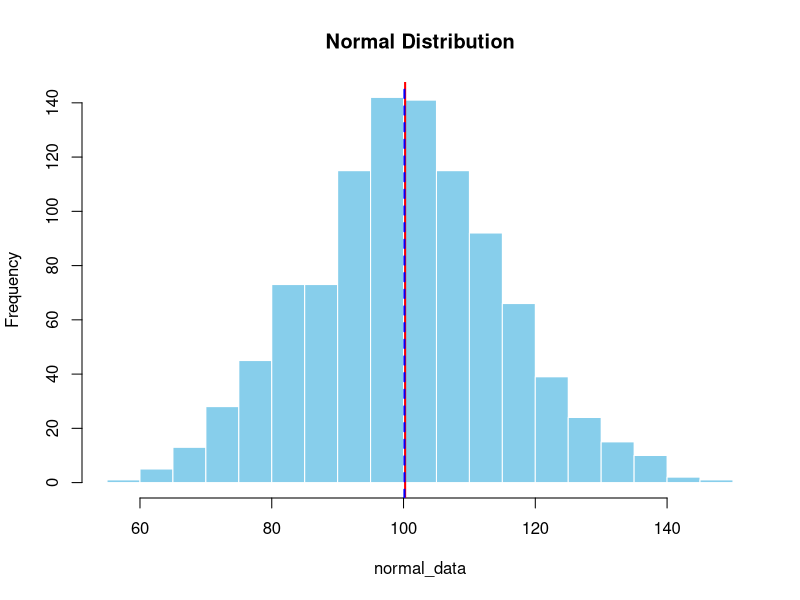
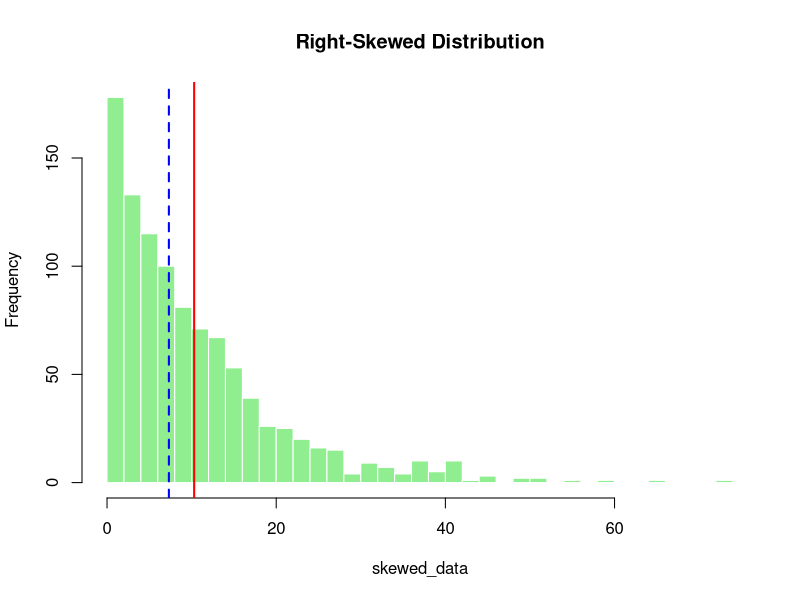
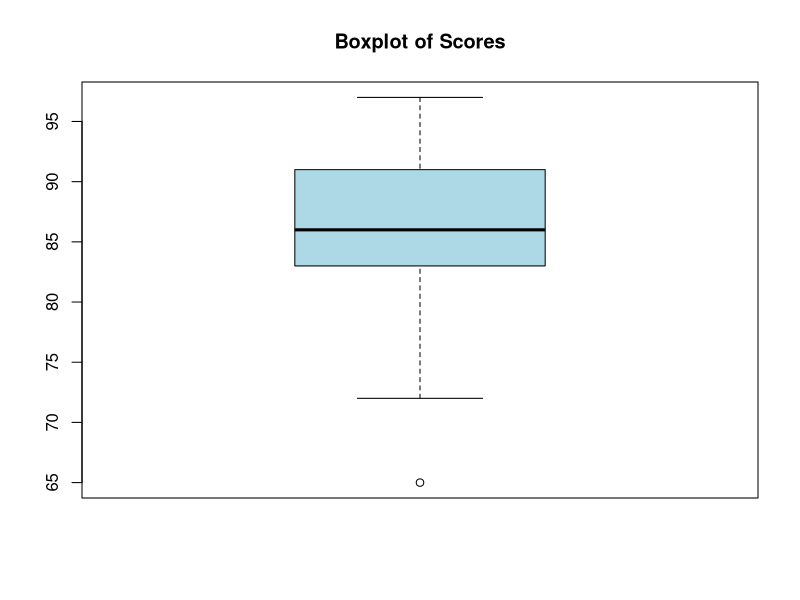
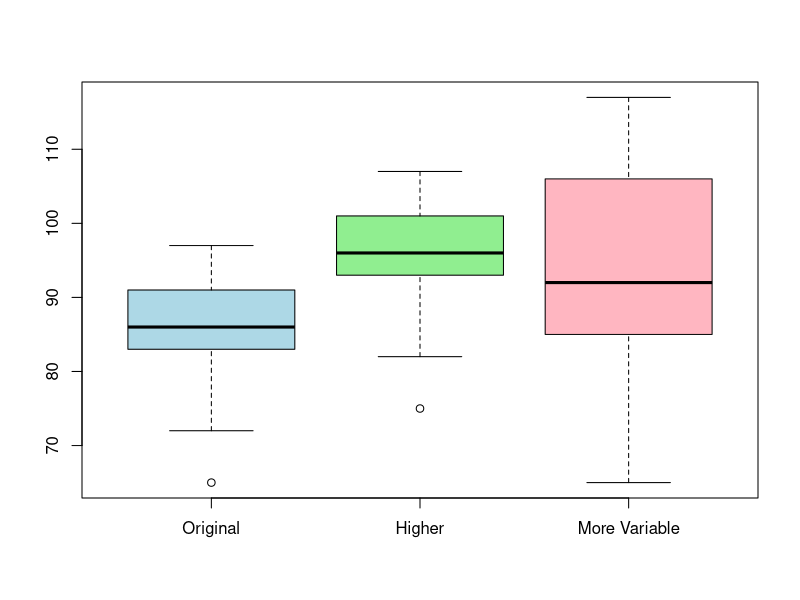
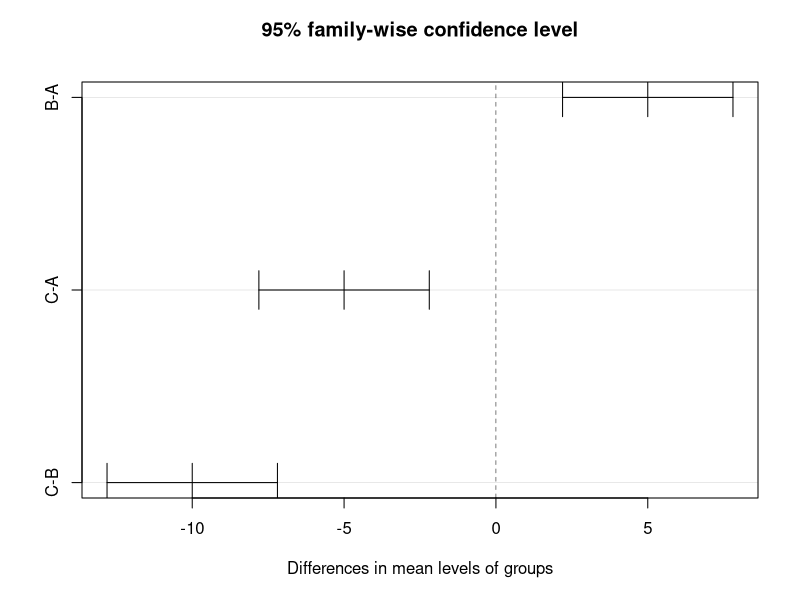

These figures' R source, in order:
## ---- chunk 1
options(htmltools.dir.version = FALSE)
knitr::opts_chunk$set(
  fig.width = 10, fig.height = 6, fig.retina = 3,
  out.width = "100%",
  cache = FALSE,
  echo = TRUE,
  message = FALSE, 
  warning = FALSE,
  hiline = TRUE
)
## ---- chunk 2
# This is a single-line comment
print("Hello, World!") # Comments can also be after code

# Multi-line comments just use multiple # symbols
# Like this
# And this

# ------ Section Break Comment ------
## ---- chunk 3
getwd()
## ---- chunk 4
# Addition
5 + 3

# Subtraction
10 - 7

# Multiplication
4 * 6

# Division
15 / 3

# Exponents (Power)
2^3  # 2 raised to the power of 3
## ---- chunk 5
# Without parentheses
3 + 4 * 2

# With parentheses to change order
(3 + 4) * 2
## ---- chunk 6
# Square root
sqrt(16)

# Absolute value
abs(-42)

# Logarithms
log(10)        # Natural logarithm (base e)
log10(100)     # Base 10 logarithm
log(8, base=2) # Base 2 logarithm

# Trigonometric functions (in radians)
sin(pi/2)
cos(pi)
tan(pi/4)
## ---- chunk 7
# Assign a value to a variable
x <- 10
y <- 5

# Use variables in calculations
x + y
x * y
x / y

# You can also use the = operator for assignment, but <- is preferred
z = 15
z
## ---- chunk 8
# Valid variable names
my_variable <- 10
myVariable <- 20
my.variable <- 30
variable1 <- 40

# Print a variable's value
my_variable
## ---- chunk 9
# Common naming styles:

# snake_case (recommended for R)
first_name <- "John"

# camelCase
firstName <- "John"

# PascalCase 
FirstName <- "John"

# dot.case (less common in modern R)
first.name <- "John"
## ---- chunk 10
# Integers and doubles are both numeric
a <- 10    # This is actually stored as a double
b <- 10.5

# Check the type
class(a)
class(b)

# Force an integer with L suffix
c <- 10L
class(c)
## ---- chunk 11
# Create character strings with quotes
name <- "Alice"
greeting <- 'Hello, world!'

# Check the type
class(name)

# Combining strings
paste("Hello", "there")
paste0("R", "Studio") # paste0 doesn't add spaces

# String length
nchar("Programming")
## ---- chunk 12
# Create logical values
is_correct <- TRUE
has_errors <- FALSE

# Check the type
class(is_correct)

# Logical operations
TRUE & TRUE   # AND: both must be TRUE
TRUE | FALSE  # OR: at least one must be TRUE
!TRUE         # NOT: inverts the value
## ---- chunk 13
# Equal to
5 == 5

# Not equal to
5 != 3

# Greater than
10 > 5

# Less than
3 < 7

# Greater than or equal to
5 >= 5

# Less than or equal to
4 <= 10
## ---- chunk 14
# Create a vector with c()
numbers <- c(2, 4, 6, 8, 10)
fruits <- c("apple", "banana", "cherry")
logicals <- c(TRUE, FALSE, TRUE, TRUE)

# Check the type
class(numbers)
class(fruits)

# Get the length
length(numbers)

# Access elements by position (R uses 1-based indexing)
numbers[1]      # First element
fruits[2]       # Second element
numbers[c(1,3)] # First and third elements
## ---- chunk 15
# Create a vector
vec <- c(10, 20, 30, 40, 50)

# Add a value to each element
vec + 5

# Multiply each element
vec * 2

# Operations between vectors (element-wise)
vec1 <- c(1, 2, 3)
vec2 <- c(10, 20, 30)
vec1 + vec2
vec1 * vec2
## ---- chunk 16
# 1. Create variables height and width
height <- 7
width <- 5

# 2. Calculate the area of a rectangle
area <- height * width
area

# 3. Create a vector of the first 10 even numbers
even_numbers <- c(2, 4, 6, 8, 10, 12, 14, 16, 18, 20)
# Alternative: even_numbers <- seq(2, 20, by=2)

# 4. Calculate mean, min, and max
mean(even_numbers)
min(even_numbers)
max(even_numbers)

# 5. Create a logical vector for numbers > 10
greater_than_10 <- even_numbers > 10
greater_than_10
## ---- chunk 17
# List all available datasets
data()

# Load a specific dataset
data(mtcars)

# Examine the dataset
head(mtcars)
str(mtcars)
## ---- chunk 18
# Create a sample data frame
df <- data.frame(
  id = 1:6,
  gender = c("M", "F", "F", "M", "M", "F"),
  score = c(85, 92, 78, 95, 88, 72)
)

# Subset rows by condition (base R)
males <- df[df$gender == "M", ]
high_scores <- df[df$score > 85, ]

# Subset using dplyr
library(dplyr)
males_dplyr <- filter(df, gender == "M")
high_scores_dplyr <- filter(df, score > 85)

# Select specific columns
names_scores <- df[, c("id", "score")]

# Select using dplyr
names_scores_dplyr <- select(df, id, score)
## ---- chunk 19
# Create a data frame with missing values
df <- data.frame(
  id = 1:5,
  name = c("Alice", "Bob", NA, "David", "Eve"),
  score = c(85, NA, 78, 95, NA)
)

# Count missing values per column
colSums(is.na(df))

# Drop rows with any missing values
df_complete <- na.omit(df)

# Fill missing values with a specific value
df$score[is.na(df$score)] <- 0
## ---- chunk 20
# Create data with duplicates
df_dup <- data.frame(
  id = c(1, 2, 2, 3, 4, 4),
  value = c(10, 20, 20, 30, 40, 40)
)

# Find duplicates
duplicated(df_dup)

# Count duplicates
sum(duplicated(df_dup))

# Remove duplicates (keep first occurrence)
df_unique <- df_dup[!duplicated(df_dup), ]

# Or with dplyr
df_unique_dplyr <- distinct(df_dup)
## ---- chunk 21
# Create data with inconsistent text
df_text <- data.frame(
  id = 1:5,
  category = c("Electronics", "electronics", "ELECTRONICS", "Electronic", "electronic")
)

# Convert to lowercase
df_text$category <- tolower(df_text$category)

# Using stringr for more complex text cleaning
library(stringr)

# Trim whitespace
df_text$category <- str_trim(df_text$category)

# Replace patterns
df_text$category <- str_replace(df_text$category, "electronic", "electronics")
## ---- chunk 22
# Create data with outliers
set.seed(123)
normal_values <- rnorm(99, mean = 100, sd = 10)
outliers <- c(50, 150)
data_with_outliers <- c(normal_values, outliers)

# Identify outliers using IQR method
q1 <- quantile(data_with_outliers, 0.25)
q3 <- quantile(data_with_outliers, 0.75)
iqr <- q3 - q1
lower_bound <- q1 - 1.5 * iqr
upper_bound <- q3 + 1.5 * iqr

# Find outliers
outliers <- data_with_outliers < lower_bound | data_with_outliers > upper_bound
sum(outliers)

# Remove or cap outliers
data_clean <- data_with_outliers[!outliers]
data_capped <- pmin(pmax(data_with_outliers, lower_bound), upper_bound)
## ---- chunk 23
# Data with unclear column names
df_names <- data.frame(
  ID = 1:3,
  F.Name = c("John", "Alice", "Bob"),
  L.Name = c("Smith", "Johnson", "Brown"),
  DOB = c("1990-05-15", "1985-11-30", "1992-08-22")
)

# Rename columns with base R
# names(df_names) <- c("id", "first_name", "last_name", "birth_date")

# Using dplyr
library(dplyr)
df_renamed <- df_names %>%
  rename(
    id = ID,
    first_name = F.Name,
    last_name = L.Name,
    birth_date = DOB
  )
## ---- chunk 24
# Create sample data
df_calc <- data.frame(
  id = 1:3,
  first_name = c("John", "Alice", "Bob"),
  last_name = c("Smith", "Johnson", "Brown"),
  birth_date = c("1990-05-15", "1985-11-30", "1992-08-22"),
  height_cm = c(175, 162, 180),
  weight_kg = c(75, 58, 85)
)

# Create calculated fields
df_calc <- df_calc %>%
  mutate(
    full_name = paste(first_name, last_name),
    birth_date = lubridate::ymd(birth_date),
    age = floor(as.numeric(difftime(Sys.Date(), birth_date, units = "days")) / 365.25),
    bmi = weight_kg / ((height_cm / 100)^2),
    weight_status = case_when(
      bmi < 18.5 ~ "Underweight",
      bmi < 25 ~ "Normal",
      bmi < 30 ~ "Overweight",
      TRUE ~ "Obese"
    )
  )
## ---- chunk 25
# Create a sample dataset
scores <- c(85, 92, 78, 90, 85, 96, 80, 88)

# Calculate the mean
mean(scores)

# Calculate manually
sum(scores) / length(scores)
## ---- chunk 26
# Using the same dataset
scores <- c(85, 92, 78, 90, 85, 96, 80, 88)

# Calculate the median
median(scores)

# With an odd number of values
scores_odd <- c(85, 92, 78, 90, 85, 96, 80)
median(scores_odd)
## ---- chunk 27
# Dataset with a clear mode
scores <- c(85, 92, 78, 90, 85, 96, 80, 85, 88)

# R doesn't have a built-in mode function, so we create one
find_mode <- function(x) {
  unique_x <- unique(x)
  unique_x[which.max(tabulate(match(x, unique_x)))]
}

# Find the mode
find_mode(scores)

# Alternative approach using table
table(scores)
names(which.max(table(scores)))
## ---- chunk 28
# Generate normally distributed data
set.seed(123)
normal_data <- rnorm(1000, mean = 100, sd = 15)

# Calculate measures
mean(normal_data)
median(normal_data)
find_mode(round(normal_data))  # Rounding for practical mode calculation

# Visualize
hist(normal_data, breaks = 30, main = "Normal Distribution",
     col = "skyblue", border = "white")
abline(v = mean(normal_data), col = "red", lwd = 2)
abline(v = median(normal_data), col = "blue", lwd = 2, lty = 2)
## ---- chunk 29
# Generate right-skewed data
set.seed(123)
skewed_data <- rexp(1000, rate = 0.1)

# Calculate measures
mean(skewed_data)
median(skewed_data)
find_mode(round(skewed_data, 1))  # Rounding for practical mode calculation

# Visualize
hist(skewed_data, breaks = 30, main = "Right-Skewed Distribution",
     col = "lightgreen", border = "white")
abline(v = mean(skewed_data), col = "red", lwd = 2)
abline(v = median(skewed_data), col = "blue", lwd = 2, lty = 2)
## ---- chunk 30
# Data: student scores and their weights (credits)
scores <- c(85, 92, 78, 90)
credits <- c(3, 4, 2, 3)

# Calculate weighted mean
weighted.mean(scores, credits)

# Manual calculation
sum(scores * credits) / sum(credits)
## ---- chunk 31
# Data with outliers
data_with_outliers <- c(85, 92, 78, 90, 85, 96, 80, 88, 35, 100)

# Regular mean
mean(data_with_outliers)

# 10% trimmed mean (removes 10% from each end)
mean(data_with_outliers, trim = 0.1)

# 20% trimmed mean
mean(data_with_outliers, trim = 0.2)
## ---- chunk 32
# Growth multipliers (e.g., 1.05 = 5% growth)
growth_rates <- c(1.03, 1.06, 1.04, 1.07, 1.02)

# Geometric mean
geometric_mean <- prod(growth_rates)^(1/length(growth_rates))
geometric_mean

# Using exp() and log()
exp(mean(log(growth_rates)))
## ---- chunk 33
# Speeds in different segments (mph)
speeds <- c(40, 60, 30, 50)

# Harmonic mean
harmonic_mean <- length(speeds) / sum(1/speeds)
harmonic_mean
## ---- chunk 34
# Score groups and their frequencies
scores <- c(50, 60, 70, 80, 90)
frequencies <- c(5, 8, 15, 10, 2)

# Weighted mean (equivalent to mean of ungrouped data)
weighted.mean(scores, frequencies)

# Alternative calculation
sum(scores * frequencies) / sum(frequencies)
## ---- chunk 35
# Sample data
scores <- c(65, 72, 83, 85, 86, 89, 91, 92, 97)

# Calculate range
range_value <- max(scores) - min(scores)
range_value

# R's range() function returns min and max
range(scores)
## ---- chunk 36
# Calculate quartiles
quartiles <- quantile(scores, probs = c(0.25, 0.5, 0.75))
quartiles

# Interquartile Range (IQR)
iqr <- IQR(scores)
iqr

# Alternative calculation
q3 <- quantile(scores, 0.75)
q1 <- quantile(scores, 0.25)
q3 - q1
## ---- chunk 37
# Calculate variance
var(scores)

# Manual calculation
mean_score <- mean(scores)
sum((scores - mean_score)^2) / (length(scores) - 1)
## ---- chunk 38
# Calculate standard deviation
sd(scores)

# Manual calculation
sqrt(var(scores))
## ---- chunk 39
# Calculate coefficient of variation
cv <- sd(scores) / mean(scores) * 100  # as percentage
cv

# Compare with a different dataset with the same mean
scores2 <- c(55, 65, 75, 85, 95, 105)
mean(scores2)  # Same mean as original
sd(scores2)    # Different standard deviation
cv2 <- sd(scores2) / mean(scores2) * 100
cv2
## ---- chunk 40
# Calculate Mean Absolute Deviation
mean_score <- mean(scores)
mad_value <- mean(abs(scores - mean_score))
mad_value

# R's built-in mad() uses a different definition (median absolute deviation)
mad(scores)
## ---- chunk 41
# Calculate percentiles
quantile(scores, probs = c(0.1, 0.25, 0.5, 0.75, 0.9))

# Generate more percentiles
percentiles <- quantile(scores, probs = seq(0, 1, 0.1))
percentiles
## ---- chunk 42
# Create a boxplot
boxplot(scores, main = "Boxplot of Scores", col = "lightblue")

# Compare multiple distributions
scores_high <- scores + 10
scores_variable <- c(scores, scores + 20)
boxplot(scores, scores_high, scores_variable, 
        names = c("Original", "Higher", "More Variable"),
        col = c("lightblue", "lightgreen", "lightpink"))
## ---- chunk 43
# Generate normally distributed data
set.seed(123)
normal_data <- rnorm(1000, mean = 100, sd = 15)

# Calculate mean and standard deviation
mean_value <- mean(normal_data)
sd_value <- sd(normal_data)

# Percentage within 1, 2, and 3 standard deviations
within_1sd <- sum(abs(normal_data - mean_value) <= sd_value) / length(normal_data)
within_2sd <- sum(abs(normal_data - mean_value) <= 2*sd_value) / length(normal_data)
within_3sd <- sum(abs(normal_data - mean_value) <= 3*sd_value) / length(normal_data)

c(within_1sd, within_2sd, within_3sd)
## ---- chunk 44
# Calculate z-scores
z_scores <- scale(scores)
z_scores

# Manual calculation
(scores - mean(scores)) / sd(scores)

# Find unusual values (|z| > 2)
abs(z_scores) > 2
## ---- chunk 45
# Score groups and their frequencies
values <- c(10, 20, 30, 40, 50)
freq <- c(5, 8, 15, 10, 2)

# Weighted mean
weighted_mean <- weighted.mean(values, freq)

# Weighted variance
numerator <- sum(freq * (values - weighted_mean)^2)
denominator <- sum(freq)
weighted_var <- numerator / denominator
weighted_sd <- sqrt(weighted_var)

c(weighted_mean, weighted_var, weighted_sd)
## ---- chunk 46
# Sample data: heights of 20 students (in cm)
heights <- c(168, 172, 165, 175, 170, 168, 173, 169, 172, 175,
             167, 166, 171, 174, 169, 170, 168, 171, 173, 169)

# One-sample t-test (testing if mean height differs from 170 cm)
t_result <- t.test(heights, mu = 170)
t_result
## ---- chunk 47
# Sample data: test scores from two classes
class_a <- c(72, 75, 80, 82, 85, 85, 86, 88, 90, 95)
class_b <- c(60, 70, 75, 80, 82, 85, 88, 90, 92, 96)

# Two-sample t-test
t_result <- t.test(class_a, class_b)
t_result

# Assuming equal variances
t_result_equal <- t.test(class_a, class_b, var.equal = TRUE)
t_result_equal
## ---- chunk 48
# Sample data: blood pressure before and after treatment
before <- c(140, 138, 150, 148, 135, 160, 155, 142, 145, 152)
after <- c(135, 130, 145, 140, 128, 148, 150, 135, 140, 145)

# Paired t-test
t_result <- t.test(before, after, paired = TRUE)
t_result

# Alternative calculation using differences
differences <- before - after
t.test(differences, mu = 0)
## ---- chunk 49
# Sample data: crop yields from three different fertilizers
fertilizer_a <- c(52, 55, 50, 53, 51, 54)
fertilizer_b <- c(58, 60, 56, 59, 57, 55)
fertilizer_c <- c(45, 48, 50, 47, 49, 46)

# Combine data and create a factor for groups
yields <- c(fertilizer_a, fertilizer_b, fertilizer_c)
groups <- factor(rep(c("A", "B", "C"), each = 6))

# One-way ANOVA
anova_result <- aov(yields ~ groups)
summary(anova_result)
## ---- chunk 50
# Tukey's Honestly Significant Difference (HSD) test
tukey_result <- TukeyHSD(anova_result)
tukey_result

# Visualize the results
plot(tukey_result)
## ---- chunk 51
# Sample data: gender and preference for programming language
observed <- matrix(c(30, 15, 10, 25, 25, 20), nrow = 2, 
                  dimnames = list(Gender = c("Male", "Female"), 
                                 Language = c("Python", "R", "Java")))
observed

# Chi-square test
chi_result <- chisq.test(observed)
chi_result

# Expected frequencies
chi_result$expected
## ---- chunk 52
# Sample data: study hours and exam scores
study_hours <- c(2, 3, 3.5, 4, 4.5, 5, 5.5, 6, 7, 8)
exam_scores <- c(65, 70, 75, 72, 80, 85, 82, 90, 88, 95)

# Pearson correlation test
cor_result <- cor.test(study_hours, exam_scores)
cor_result

# Spearman's rank correlation (non-parametric)
spearman_result <- cor.test(study_hours, exam_scores, method = "spearman")
spearman_result
## ---- chunk 53
# Wilcoxon signed-rank test (paired non-parametric alternative to t-test)
wilcox_result <- wilcox.test(before, after, paired = TRUE)
wilcox_result

# Mann-Whitney U test (unpaired non-parametric alternative to t-test)
mannwhitney_result <- wilcox.test(class_a, class_b)
mannwhitney_result

# Kruskal-Wallis test (non-parametric alternative to one-way ANOVA)
kruskal_result <- kruskal.test(yields ~ groups)
kruskal_result
## ---- chunk 54
# Load the pwr package
library(pwr)

# Calculate sample size needed for t-test
# (to detect medium effect size with 80% power at 0.05 significance)
sample_size <- pwr.t.test(d = 0.5, power = 0.8, sig.level = 0.05, type = "two.sample")
sample_size

# Calculate power given sample size and effect size
power_result <- pwr.t.test(n = 10, d = 0.8, sig.level = 0.05, type = "two.sample")
power_result
